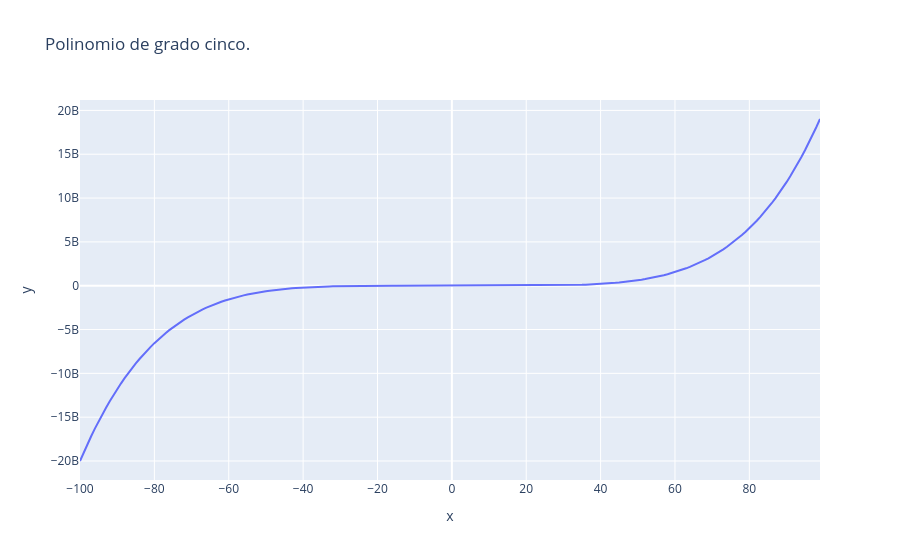

Notebook cell for this chart:
### Code cell
import plotly.express as px
import pandas as pd


## polinomio ###
po = lambda i: 2*i**5+ 3*i + 1
## end polinomio ###

r = 100


df = pd.DataFrame(dict(
    x = [ i for i in range(-r, r)  ],
    y = [ po(i) for i in range(-r, r)  ]
))
fig = px.line(df, x="x", y="y", title="Polinomio de grado cinco.") 
fig.show()

### Figure 1 — Plotly figure (JSON) as saved in the notebook; plotly's stock layout.template omitted (floating-point values rounded to 4 significant figures; data arrays with more than 128 entries replaced by an {"elided": "..."} marker saying what was removed)
{"data": [{"hovertemplate": "x=%{x}<br>y=%{y}<extra></extra>", "legendgroup": "", "line": {"color": "#636efa", "dash": "solid"}, "marker": {"symbol": "circle"}, "mode": "lines", "name": "", "orientation": "v", "showlegend": false, "type": "scatter", "x": {"elided": "200 int values"}, "xaxis": "x", "y": {"elided": "200 int values"}, "yaxis": "y"}], "layout": {"autosize": true, "legend": {"tracegroupgap": 0}, "title": {"text": "Polinomio de grado cinco."}, "xaxis": {"anchor": "y", "autorange": true, "domain": [0, 1], "range": [-100, 99], "title": {"text": "x"}, "type": "linear"}, "yaxis": {"anchor": "x", "autorange": true, "domain": [0, 1], "range": [-22170000000.0, 21190000000.0], "title": {"text": "y"}, "type": "linear"}}}
